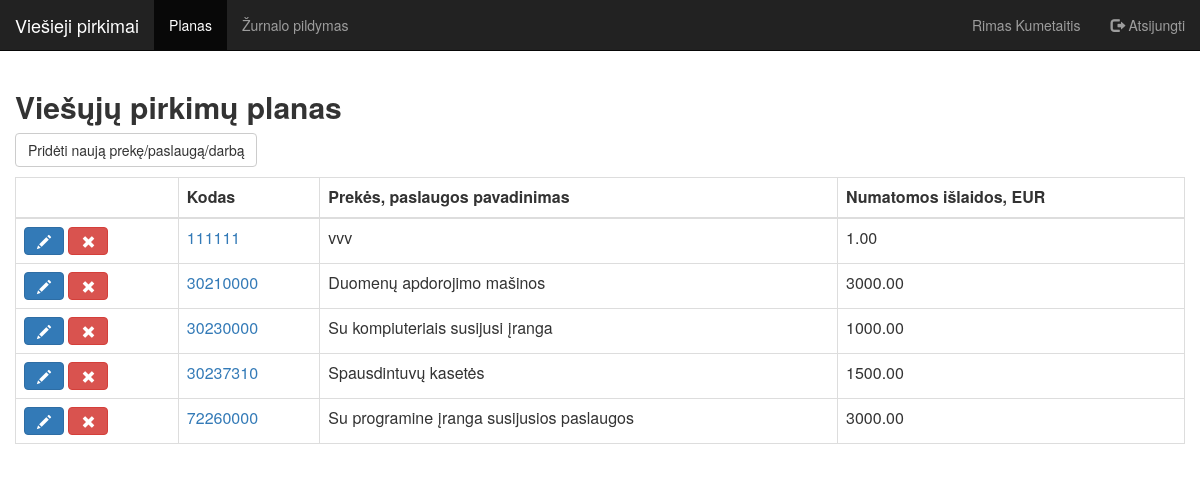
Page /planas/ (signed in) on the committed database.
### vart/models.py (models this page shows, shortened)
class Planas(models.Model):
    PDP = (
        ('paslauga', 'Paslauga'),
        ('darbas', 'Darbas'),
        ('preke', 'Prekė'))
    organizatorius = models.ForeignKey(
        User,
        to_field='username',
        on_delete=models.CASCADE
        )
    kodas = models.CharField(max_length=30, unique=True)
    preke = models.CharField(
        max_length=100,
        verbose_name='Prekė, paslauga, darbas',
        unique=True
        )
    islaidos = models.DecimalField(max_digits=9, decimal_places=2)
    paslauga_darbas_preke = models.CharField(
        max_length=8,
        default='preke',
        choices=PDP
        )
    class Meta:
        verbose_name = "Planas"
        verbose_name_plural = "Planas"
        ordering = ['kodas']

### vart/views.py (the view)
# urls.py: url(r'^planas/$', views.PlanasView.as_view(), name='planas'),
class PlanasView(views.LoginRequiredMixin, generic.TemplateView):
    template_name = 'planas.html'
    def get_context_data(self, **kwargs):
        context = super(PlanasView, self).get_context_data(**kwargs)
        current_user = self.request.user.username
        context['current_user'] = current_user
        context['kodas'] = Planas.objects.filter(organizatorius_id=current_user).values()
        return context

### vart/templates/planas.html (shortened to what this page needs)
{% extends '_layouts/base.html' %}
{% load static %}
{% block headline %}<h2><strong>Viešųjų pirkimų planas</strong></h2>{% endblock headline %}
{% block content %}
<a class="btn btn-default" href="kodas_add">Pridėti naują prekę/paslaugą/darbą</a>
<table id="table_planas" style="width:100%" class="table table-hover table-bordered">
<thead>
<tr>
	<th></th>
    <th>Kodas</th>
    <th>Prekės, paslaugos pavadinimas</th>
    <th>Numatomos išlaidos, EUR</th>
  </tr>
    </thead>
<tbody>
{% for k in kodas %}
<tr>
<td>
<a class="btn btn-primary" role="button" href="{% url 'planas_update' kodas=k.kodas %}">
		<span class="glyphicon glyphicon-pencil"></span>
	</a>
<a class="btn btn-danger" role="button" href="{% url 'planas_delete_confirm' kodas=k.kodas %}">
		<span class="glyphicon glyphicon-remove"></span>
	</a>
</td>
<td><a href={{ k.kodas }}>{{ k.kodas}}</a></td>
<td>{{ k.preke}}</td>
<td>{{ k.islaidos}}</td>
</tr>
{% endfor %}
</tbody>
</table>
{% endblock %}

### vart/templates/_layouts/base.html (shortened to what this page needs)
{% load static %}
{% load i18n %}
<!DOCTYPE>
<html lang="lt">
<head>
    <link rel="stylesheet" href="//netdna.bootstrapcdn.com/bootstrap/3.3.7/css/bootstrap.min.css">
    <link rel="stylesheet" type="text/css" href="{% static "/vart/css/ws-calendar.default.min.css" %}"/>
    <link rel="stylesheet" type="text/css" href="https://cdn.datatables.net/v/bs/pdfmake-0.1.18/dt-1.10.12/b-1.2.2/b-html5-1.2.2/b-print-1.2.2/fh-3.1.2/r-2.1.0/datatables.min.css"/>
</head>
<body>
<link rel="stylesheet" href="2" type="text/css" media="all"/>
<nav class="navbar navbar-inverse navbar-fixed-top">
    <div class="container-fluid">
        <div class="navbar-header">
            <a class="navbar-brand" href="/">Viešieji pirkimai</a>
        </div>
        <div class="collapse navbar-collapse" id="myNavbar">
            {% if user.is_authenticated %}
                <ul class="nav navbar-nav">
                    <li id="m1"><a href="{% url 'planas' %}">Planas</a></li>
                    <li id="m2"><a href="{% url 'laikotarpis' %}">Žurnalo pildymas</a></li>
                </ul>
            {% endif %}
            <ul class="nav navbar-nav navbar-right">
                {% if not user.is_authenticated %}
                    <li><a href="{% url 'login' %}"><span class="glyphicon glyphicon-log-in"></span> Prisijungti</a>
                    </li>
                {% else %}
                    <li><a href="#">{{ user.get_full_name|default:user.username }}</a></li>
                    <li><a href="{% url 'logout' %}"><span class="glyphicon glyphicon-log-out"></span> Atsijungti</a>
                    </li>
                {% endif %}
            </ul>
        </div>
    </div>
</nav>
    <div class="container-fluid">{% block headline %}{% endblock headline %}</div>
<div class="container-fluid">
    {% block content %}{% endblock content %}
</div>
</body>
</html>

### vart/templates/_layouts/base.html (style rules this page uses)
body { padding-bottom: 20px; padding-top: 70px; }

### rows in the picture
Planas: kodas "111111", preke "vvv", islaidos "1.00"
Planas: kodas "30210000", preke "Duomenų apdorojimo mašinos", islaidos "3000.00"
Planas: kodas "30230000", preke "Su kompiuteriais susijusi įranga", islaidos "1000.00"
Planas: kodas "30237310", preke "Spausdintuvų kasetės", islaidos "1500.00"
Planas: kodas "72260000", preke "Su programine įranga susijusios paslaugos", islaidos "3000.00"

### other values in the picture
{{ user.get_full_name|default:user.username }} "Rimas Kumetaitis"
